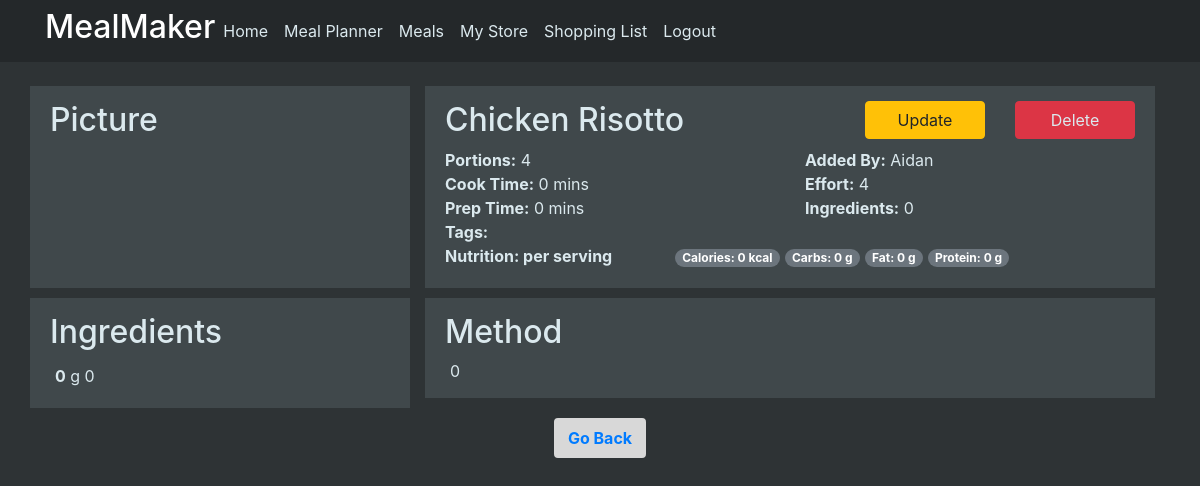
The page /meal/10 (signed in) on the database as committed earlier.
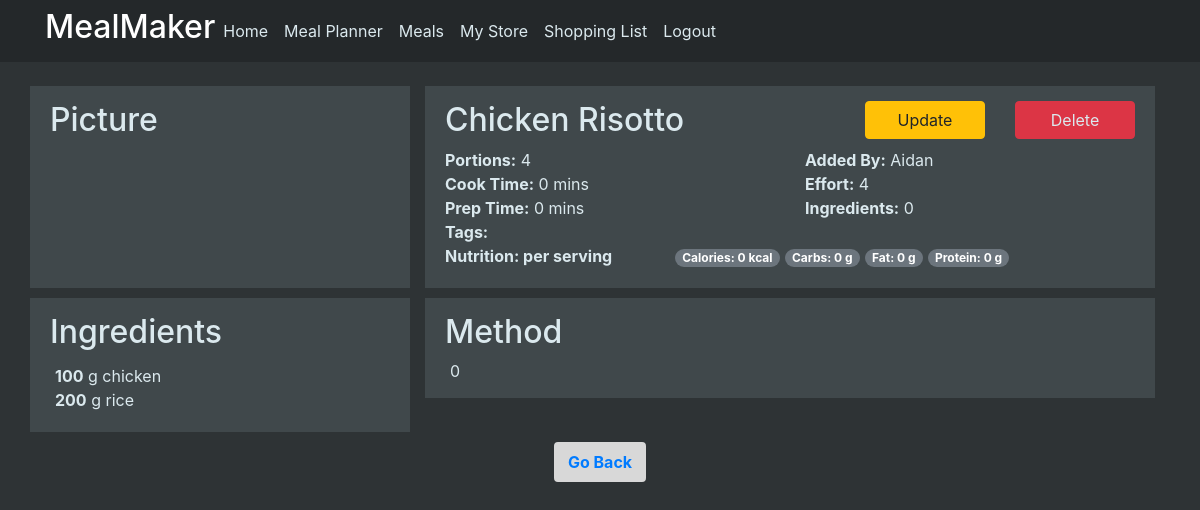
The same page on the database as committed later.
### mealmaker/models.py (models this page shows)
class Ingredient(db.Model):
    id = db.Column(db.Integer, primary_key=True)
    name = db.Column(db.String(200))
    amount = db.Column(db.Integer)
    unit = db.Column(db.String(200))
    meal_link = db.Column(db.Integer, db.ForeignKey("meal.id"))
    meal_id = db.relationship(
        "Meal", back_populates="ingredients", collection_class=list
    )

### mealmaker/views.py (the view)
@views.route("/meal/<int:id>", methods=["GET", "POST"])
@login_required
def meal(id):
    meal = Meal.query.get_or_404(id)
    ingredient = Ingredient.query.filter(Ingredient.meal_link == id)
    form = UpdateMealForm()
    template_form = IngredientForm(prefix="ingredient-_-")
    if form.is_submitted():
        meal.name = form.name.data.lower()
        meal.portion = form.portion.data
        meal.prep_time_hour = form.prep_time_hour.data
        meal.prep_time_min = form.prep_time_min.data
        meal.cook_time_hour = form.cook_time_hour.data
        meal.cook_time_min = form.cook_time_min.data
        meal.diet_type = form.diet_type.data
        meal.health_type = form.health_type.data
        meal.effort = form.effort.data
        meal.cost = form.cost.data
        meal.freezable = form.freezable.data
        meal.num_ingredient = form.num_ingredient.data
        meal.time_to_go_off = form.time_to_go_off.data
        meal.cal_per_portion = form.cal_per_portion.data
        meal.protein_per_portion = form.protein_per_portion.data
        meal.fat_per_portion = form.fat_per_portion.data
        meal.carb_per_portion = form.carb_per_portion.data
        meal.recipe = form.recipe.data
        db.session.query(Ingredient).filter(Ingredient.meal_link == id).delete()
        db.session.commit()
        for i in form.ingredient.data:
            new_ingredient = Ingredient(
                name=i["ingredient_name"].lower(),
                amount=i["ingredient_amount"],
                unit=i["ingredient_unit"],
                meal_link=id,
            )
            db.session.add(new_ingredient)
        db.session.query(Ingredient).order_by(Ingredient.name.desc())
        db.session.commit()
        flash("Your meal has been updated!", "success")
        return redirect(url_for("views.meal", id=meal.id))
    elif request.method == "GET":
        form.name.data = meal.name
        form.portion.data = meal.portion
        form.prep_time_hour.data = meal.prep_time_hour
        form.prep_time_min.data = meal.prep_time_min
        form.cook_time_hour.data = meal.cook_time_hour
        form.cook_time_min.data = meal.cook_time_min
        form.diet_type.data = meal.diet_type
        form.health_type.data = meal.health_type
        form.effort.data = meal.effort
        form.cost.data = meal.cost
        form.freezable.data = meal.freezable
        form.num_ingredient.data = meal.num_ingredient
        form.time_to_go_off.data = meal.time_to_go_off
        form.cal_per_portion.data = meal.cal_per_portion
        form.protein_per_portion.data = meal.protein_per_portion
        form.fat_per_portion.data = meal.fat_per_portion
        form.carb_per_portion.data = meal.carb_per_portion
        form.recipe.data = meal.recipe
        for row in ingredient:
            subform = {
                "id": row.id,
                "ingredient_name": row.name,
                "ingredient_amount": row.amount,
                "ingredient_unit": row.unit,
            }
            form.ingredient.append_entry(subform)
        recipe_display = meal.recipe.replace("\r", "").split("\n")
    return render_template(
        "meal.html",
        user=current_user,
        form=form,
        meal=meal,
        ingredient=ingredient,
        legend="Update Meal",
        _template=template_form,
        recipe_display=recipe_display,
    )

### mealmaker/__init__.py (called while the page is built)
def create_app():
    app = Flask(__name__)
    app.config["SECRET_KEY"] = "hjshjhdjah kjshkjdhjs"
    app.config["SQLALCHEMY_DATABASE_URI"] = f"sqlite:///{DB_NAME}"
    app.config["SQLALCHEMY_TRACK_MODIFICATIONS"] = False
    db.init_app(app)
    from .views import views
    from .auth import auth
    app.register_blueprint(views, url_prefix="/")
    app.register_blueprint(auth, url_prefix="/")
    from .models import User, Meal, Ingredient, MealPlan
    create_database(app)
    login_manager = LoginManager()
    login_manager.login_view = "auth.login"
    login_manager.init_app(app)
    @login_manager.user_loader
    def load_user(id):
        return User.query.get(id)
    return app

### mealmaker/templates/meal.html (shortened to what the changed rows need)
{% extends "layout.html" %}
{% import "update_macro.html" as macros %}
{% block content %}
<br>
<div class="row" id="Header">
  <div class="col-4 content-section-dim">
    <section>
      <div>
        <h2>Picture</h2>
      </div>
    </section>
  </div>
  <div class="col-md-8 ">
    <div class="content-section-dim">
      <div class="row">
        <div class="col-7">
          <h2>{{meal.name.title()}}</h2>
        </div>
      </div>
    </div>
  </div>
</div>
<div class="row" id="Body">
  <div class="col-4 media content-section-dim">
    <section>
      <h2>Ingredients</h2>
      <section class="media-body">
        <ul class="no-bullets">
          {% for i in ingredient %}
          <li><b>{{ i.amount}}</b> {{ i.unit}} {{ i.name}}</li>
          {% endfor %}
        </ul>
      </section>
    </section>
  </div>
  <div class="col-8">
    <div class="content-section-dim">
        <h2>Method</h2>
        {% for line in recipe_display %}
            {% if line[0:4] == 'Step' %}
                <div class="row row-heading"><b>{{line}}</b></div>
            {% else %}
            <div class="row row-body">{{line}}</div>
            {% endif %}
        {% endfor %}
    </div>
  </div>
</div>
{% endblock content %}

Rows that differ between the two databases and show on the page:
removed Ingredient: amount "0", unit "g", name "0"
added Ingredient: amount "100", unit "g", name "chicken"
added Ingredient: amount "200", unit "g", name "rice"
